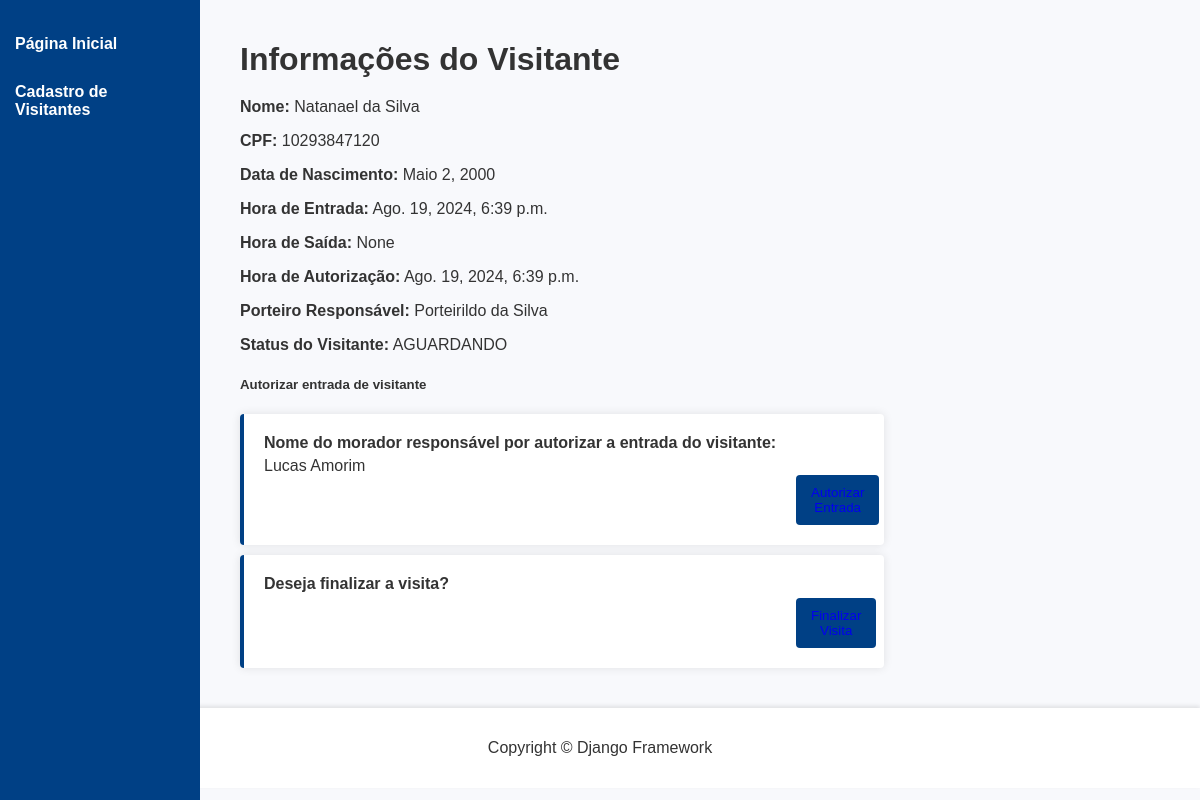
/info-visitante/2, run on the app's committed database.
### visitantes/models.py (models this page shows, shortened)
class Visitante(models.Model):
    nome_completo = models.CharField(
        verbose_name="Nome Completo",
        max_length=255,
    )
    cpf = models.CharField(
        verbose_name="CPF",
        max_length=11,
        unique=True
    )
    data_nascimento = models.DateField(
        verbose_name="Data de Nascimento",
        auto_now=False,
        auto_now_add=False,
    )
    numero_casa = models.CharField(
        verbose_name="Número da Casa Visitada",
        max_length=255,
    )
    placa_veiculo = models.CharField(
        verbose_name="Placa do Veículo",
        max_length=7,
        blank=True,
        null=True,
    )
    hora_chegada = models.DateTimeField(
        verbose_name="Hora de Chegada",
        blank=True,
        null=True,
        auto_now_add=True,
        )
    hora_saida = models.DateTimeField(
        verbose_name="Hora de Saída",
        blank=True,
        null=True,
        auto_now=False,
        )
    hora_autorizacao = models.DateTimeField(
        verbose_name="Hora de Autorização",
        blank=True,
        null=True,
        auto_now=False,
    )
    nome_morador = models.CharField(
        verbose_name="Nome do Morador que autorizou a entrada",
        max_length=255,
        blank=True,
    )
    porteiro_autorizador = models.ForeignKey(
        "porteiros.Porteiro",
        verbose_name="Porteiro que Autorizou a Entrada",
        on_delete=models.PROTECT,
    )
    STATUS_VISITANTE = [
        ("AGUARDANDO", "Aguardando autorização"),
        ("EM_VISITA", "Em visita"),
        ("FINALIZADO", "Visita finalizada"),
    ]
    status = models.CharField(
        verbose_name = "Status",
        max_length = 20,
        choices = STATUS_VISITANTE,
        default="AGUARDANDO"
    )
    class Meta:
        verbose_name = "Visitante"
        verbose_name_plural = "Visitantes"
        db_table = "visitante"
    def get_status(self):
        if self.status:
            return self.status
        return "Status não registrado"

### porteiros/models.py (models this page shows)
class Porteiro(models.Model):
    nome_completo = models.CharField(
        verbose_name="Nome Completo",
        max_length=100,
    )
    cpf = models.CharField(
        verbose_name="CPF",
        max_length=11,
    )
    telefone = models.CharField(
        verbose_name="Telefone para Contato",
        max_length=11,
    )
    data_nascimento = models.DateField(
        verbose_name="Data de Nascimento",
        auto_now=False,
        auto_now_add=False,
    )
    usuario = models.OneToOneField(
        "usuarios.Usuario",
        verbose_name="Usuário",
        on_delete=models.PROTECT
    )
    class Meta:
        verbose_name = "Porteiro"
        verbose_name_plural = "Porteiros"
        db_table = "porteiro"
    def __str__(self):
        return self.nome_completo

### visitantes/views.py (the view, shortened to what this page needs)
# urls.py: path("info-visitante/<int:id>", informacoes_visitante, name="informacoes_visitante"),
def informacoes_visitante(request, id):
    visitante = get_object_or_404(Visitante, id=id)
    form = AutorizaVisitanteForm()
    context = {
        "nome_pagina":"Informações do Visitante",
        "visitante":visitante,
        "form":form,
    }
    return render(request, "visitantes/informacoes_visitante.html", context)

### templates/visitantes/informacoes_visitante.html (shortened to what this page needs)
{% extends "base.html" %}
{% block content %}
<div class="content">
    <h1>Informações do Visitante</h1>
    <div class="info">
        <p><strong>Nome:</strong> {{ visitante.nome_completo }}</p>
        <p><strong>CPF:</strong> {{ visitante.cpf }}</p>
        <p><strong>Data de Nascimento:</strong> {{ visitante.data_nascimento }}</p>
        <p><strong>Hora de Entrada:</strong> {{ visitante.hora_chegada }}</p>
        <p><strong>Hora de Saída:</strong> {{ visitante.hora_saida }}</p>
        <p><strong>Hora de Autorização:</strong> {{ visitante.hora_autorizacao }}</p>
        <p><strong>Porteiro Responsável:</strong> {{ visitante.porteiro_autorizador }}</p>
        <p><strong>Status do Visitante:</strong> {{ visitante.get_status }}</p>
    </div>
    <div class="modal fade" id="modal1" tabindex="-1" role="dialog" aria-labelledby="exampleModalLabel"
        aria-hidden="true">
        <div class="modal-dialog" role="document">
            <div class="modal-content">
                <div class="modal-header">
                    <h5 class="modal-title" id="exampleModalLabel">Autorizar entrada de visitante</h5>
                </div>
                <div class="modal-body">
                    <form method="post" action="{% url 'informacoes_visitante' visitante.id %}">
                        <div class="form-group">
                            <label for="id_nome_morador" class="col-form-label">Nome do morador responsável por autorizar a entrada do visitante:</label>
                            {{ visitante.nome_morador }}
                        </div>
                        <button type="submit" name="status" value="Finalizado" class="button">
                            <a href="#">
                                <span class="text">Autorizar Entrada</span>
                            </a>
                        </button>
                    </form>
                </div>
            </div>
        </div>
    </div>
    <div class="modal fade" id="modal2" tabindex="-1" role="dialog" aria-labelledby="exampleModalLabel"
        aria-hidden="true">
        <div class="modal-dialog" role="document" style="margin-top: 10px;">
            <form method="post" action="{% url 'informacoes_visitante' visitante.id %}">
                <label>Deseja finalizar a visita?</label>
                <button type="submit" name="status" value="Finalizado" class="button">
                    <a href="#" class="button button-warning button-icon-split button-sm" data-toggle="modal" data-target="#modal2">
                        <span class="text">Finalizar Visita</span>
                    </a>
                </button>
            </form>
        </div>
    </div>
</div>
{% endblock %}

### static/css/index.css (style rules this page uses)
body { font-family: Arial, sans-serif; margin: 0; padding: 0; background-color: #f8f9fc; color: #333; }
.content { margin-left: 220px; padding: 20px; }
h1 { color: #333; margin-bottom: 20px; }
form { background-color: white; padding: 20px; border-radius: 4px; box-shadow: 0 0 10px rgba(0, 0, 0, 0.1); max-width: 600px; margin: 0; justify-self: left; border-left: 4px solid #004085; }
form button { background-color: #004085; color: white; padding: 10px 15px; border: none; border-radius: 4px; cursor: pointer; transition: background-color 0.3s ease; margin-left:532px; text-decoration: none; }
form label { display: block; font-weight: bold; margin-bottom: 5px; color: #333; }
a { text-decoration: none; }

### data on the page
Visitante: nome_completo "Natanael da Silva", cpf "10293847120", data_nascimento "Maio 2, 2000", hora_chegada "Ago. 19, 2024, 6:39 p.m.", hora_saida "None", hora_autorizacao "Ago. 19, 2024, 6:39 p.m.", porteiro_autorizador "Porteirildo da Silva", get_status "AGUARDANDO", nome_morador "Lucas Amorim"
